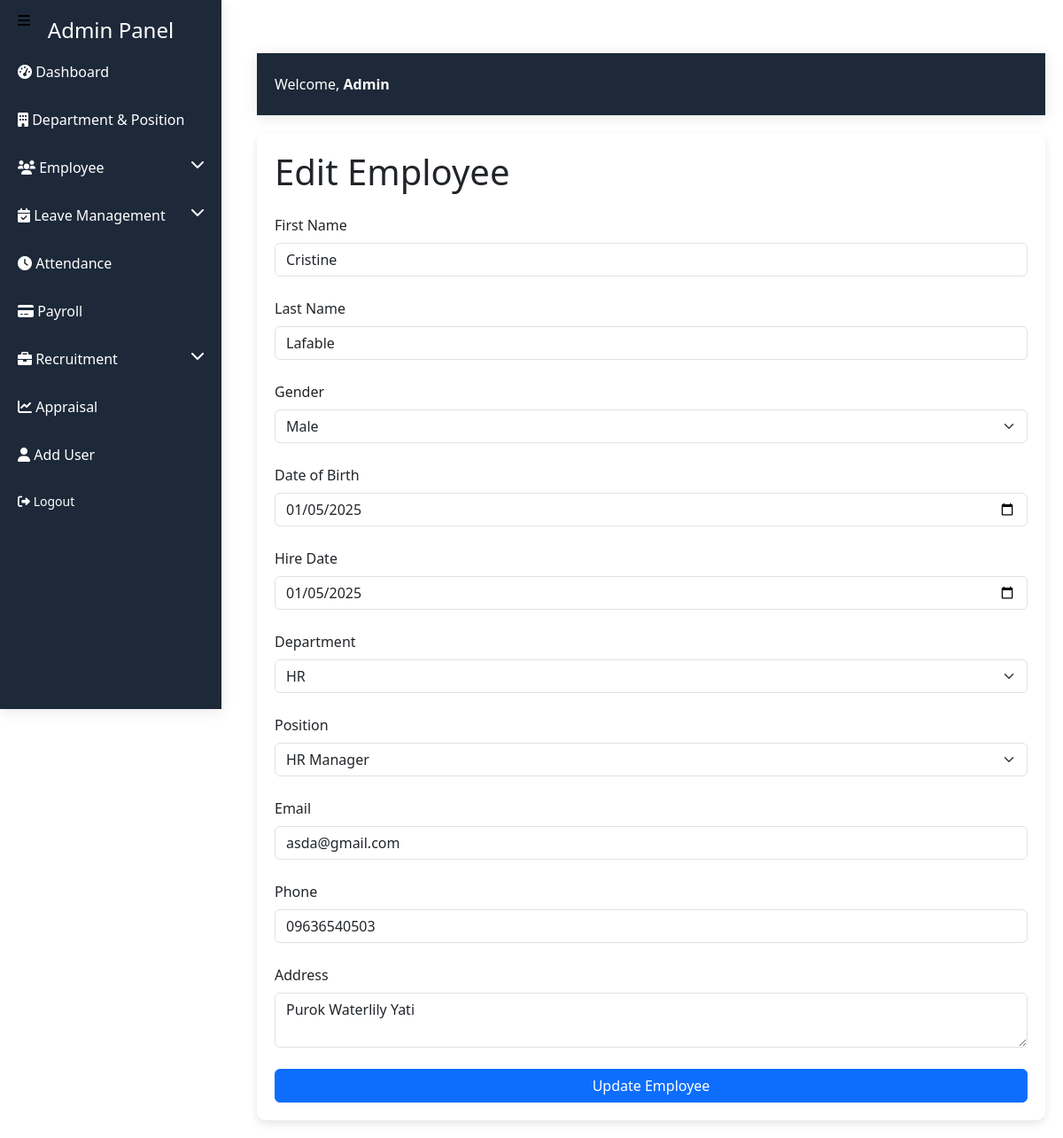
Page /admin_dashboard/edit_employee.php?id=7 (signed in) on the committed database.
### tables this page shows
CREATE TABLE `employees` (
  `EmployeeID` int(11) UNSIGNED NOT NULL,
  `FirstName` varchar(30) NOT NULL,
  `LastName` varchar(30) NOT NULL,
  `Gender` enum('Male','Female','Other') NOT NULL,
  `Email` varchar(255) NOT NULL,
  `Phone` varchar(15) DEFAULT NULL,
  `DOB` date NOT NULL,
  `Address` text NOT NULL,
  `DepartmentID` int(11) NOT NULL,
  `PositionID` int(11) NOT NULL,
  `Hire_Date` date NOT NULL,
  `Salary` decimal(10,2) DEFAULT NULL,
  `Attendance_Percentage` float DEFAULT NULL,
  `Performance_Rating` varchar(255) DEFAULT NULL,
  `Created_At` timestamp NULL DEFAULT current_timestamp(),
  `Updated_At` timestamp NULL DEFAULT current_timestamp() ON UPDATE current_timestamp(),
  `ProfileImage` varchar(255) DEFAULT NULL
);

CREATE TABLE `department` (
  `DepartmentID` int(11) NOT NULL,
  `Name` varchar(100) NOT NULL
);

CREATE TABLE `position` (
  `PositionID` int(11) NOT NULL,
  `Title` varchar(100) NOT NULL,
  `BaseSalary` decimal(10,2) NOT NULL,
  `DepartmentID` int(11) NOT NULL
);

### admin_dashboard/edit_employee.php (the view, shortened to what this page needs)
<?php
require_once '../config/config.php';
if (isset($_GET['id'])) {
    $employeeId = $_GET['id'];
    $stmt = $conn->prepare("SELECT * FROM Employees WHERE EmployeeID = :employeeId");
    $stmt->execute([':employeeId' => $employeeId]);
    $employee = $stmt->fetch(PDO::FETCH_ASSOC);
}
$departments = $conn->query("SELECT * FROM Department")->fetchAll(PDO::FETCH_ASSOC);
$positions = $conn->query("SELECT * FROM Position")->fetchAll(PDO::FETCH_ASSOC);
?>
<!DOCTYPE html>
<html lang="en">
<head>
    <link href="https://cdn.jsdelivr.net/npm/bootstrap@5.3.0/dist/css/bootstrap.min.css" rel="stylesheet">
</head>
<body>
    <?php include(__DIR__ . '/include/sidebar.php'); ?>
    <div class="content">
        <?php include(__DIR__ . '/include/header.php'); ?>
        <div class="main-content">
            <h1 class="mb-4">Edit Employee</h1>
            <form method="POST" action="edit_employee.php?id=<?= $employee['EmployeeID'] ?>">
                <div class="form-group">
                    <label for="firstName" class="form-label">First Name</label>
                    <input type="text" class="form-control" id="firstName" name="firstName" value="<?= $employee['FirstName'] ?>" required>
                </div>
                <div class="form-group">
                    <label for="lastName" class="form-label">Last Name</label>
                    <input type="text" class="form-control" id="lastName" name="lastName" value="<?= $employee['LastName'] ?>" required>
                </div>
                <div class="form-group">
                    <label for="gender" class="form-label">Gender</label>
                    <select class="form-select" id="gender" name="gender" required>
                        <option value="Male" <?= $employee['Gender'] == 'Male' ? 'selected' : '' ?>>Male</option>
                    </select>
                </div>
                <div class="form-group">
                    <label for="dob" class="form-label">Date of Birth</label>
                    <input type="date" class="form-control" id="dob" name="dob" value="<?= $employee['DOB'] ?>" required>
                </div>
                <div class="form-group">
                    <label for="hireDate" class="form-label">Hire Date</label>
                    <input type="date" class="form-control" id="hireDate" name="hireDate" value="<?= $employee['Hire_Date'] ?>" required>
                </div>
                <div class="form-group">
                    <label for="departmentID" class="form-label">Department</label>
                    <select class="form-select" id="departmentID" name="departmentID" required>
                        <?php foreach ($departments as $department): ?>
                            <option value="<?= $department['DepartmentID'] ?>" <?= $employee['DepartmentID'] == $department['DepartmentID'] ? 'selected' : '' ?>>
                                <?= $department['Name'] ?>
                            </option>
                        <?php endforeach; ?>
                    </select>
                </div>
                <div class="form-group">
                    <label for="positionID" class="form-label">Position</label>
                    <select class="form-select" id="positionID" name="positionID" required>
                        <?php foreach ($positions as $position): ?>
                            <option value="<?= $position['PositionID'] ?>" <?= $employee['PositionID'] == $position['PositionID'] ? 'selected' : '' ?>>
                                <?= $position['Title'] ?>
                            </option>
                        <?php endforeach; ?>
                    </select>
                </div>
                <div class="form-group">
                    <label for="email" class="form-label">Email</label>
                    <input type="email" class="form-control" id="email" name="email" value="<?= $employee['Email'] ?>" required>
                </div>
                <div class="form-group">
                    <label for="phone" class="form-label">Phone</label>
                    <input type="text" class="form-control" id="phone" name="phone" value="<?= $employee['Phone'] ?>" required>
                </div>
                <div class="form-group">
                    <label for="address" class="form-label">Address</label>
                    <textarea class="form-control" id="address" name="address" required><?= $employee['Address'] ?></textarea>
                </div>
                <button type="submit" name="updateEmployee" class="btn btn-primary">Update Employee</button>
            </form>
        </div>
    </div>
</body>
</html>

### admin_dashboard/edit_employee.php (style rules this page uses)
body { font-family: Arial, sans-serif; background-color: #f4f7fa; }
.content { margin-left: 270px; padding: 20px; }
.main-content { background: #fff; border-radius: 10px; padding: 20px; box-shadow: 0px 4px 10px rgba(0, 0, 0, 0.1); }
.form-control, .form-select, .form-label { font-size: 1rem; }
.form-group { margin-bottom: 1.5rem; }
.btn { width: 100%; font-size: 1rem; }

### admin_dashboard/include/sidebar.php (style rules this page uses)
.content { margin-left: 270px; padding: 20px; }

### rows in the picture
employees: firstName "Cristine", lastName "Lafable", gender "Male", dob "01/05/2025", hireDate "01/05/2025", departmentID "HR", positionID "HR Manager", email "asda@gmail.com", phone "09636540503", address "Purok Waterlily Yati"
